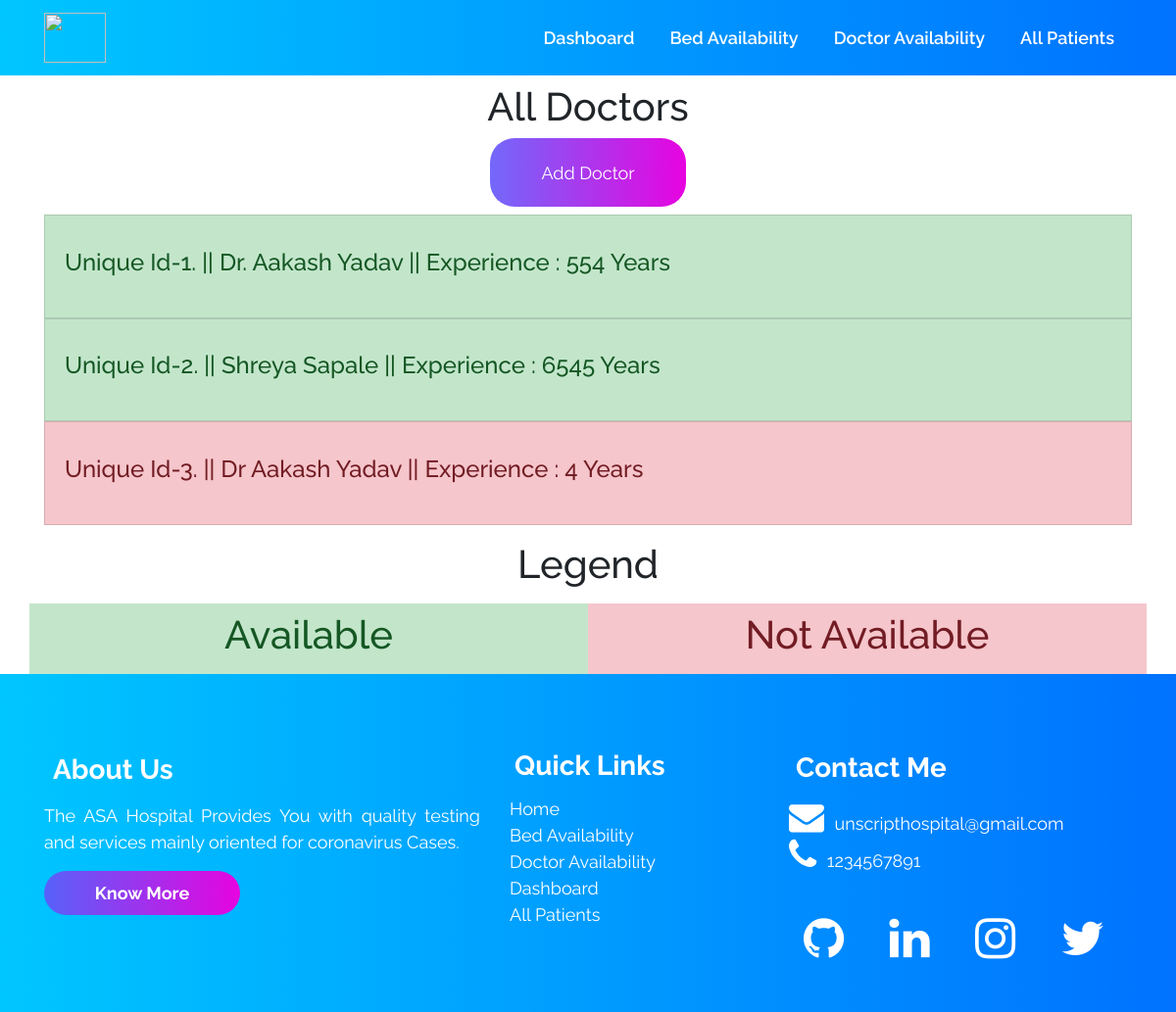
/doctoravailability/, run on an earlier commit of the app's database.
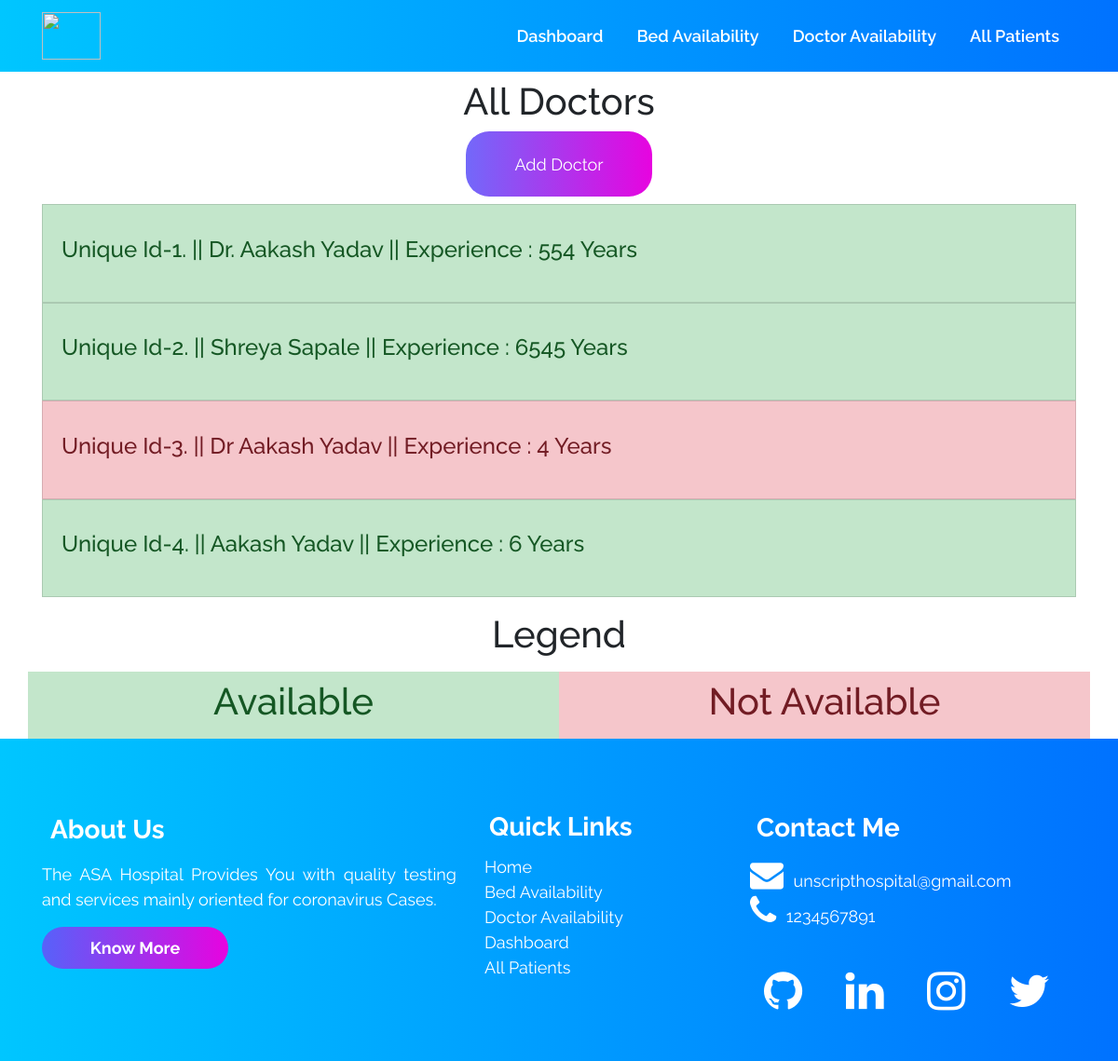
And on a later commit of the database.
### accounts/models.py (models this page shows, shortened)
class Doctor (models.Model):
    doctor_id = models.AutoField(primary_key=True)
    name = models.CharField(max_length=500, default="")
    phone = models.CharField(default="", max_length=500)
    experience_in_years = models.IntegerField(default=0)
    occupied = models.BooleanField(default=False)

### accounts/views.py (the view)
# urls.py: path("doctoravailability/", views.doctoravailability,
def doctoravailability(request):
    all_doctor_objects = Doctor.objects.all()
    context = {'all_doctors': all_doctor_objects}
    return render(request, 'doctoravailability.html', context)

### templates/doctoravailability.html (shortened to what this page needs)
{% extends 'innerbase.html' %}
{% load static %}
{% block cssLinks %}
<link rel="stylesheet" href="{% static 'css/doctoravailability.css' %}">
{% endblock %}
{% block body %}
<div class="container">
    <h1 class="text-center heading my-2">All Doctors</h1>
    <div class="container text-center my-2">
        <a href="/adddoctor">
            <button class="commonbuttons text-center">Add Doctor</button>
        </a>
    </div>
    <ul class="list-group">
        {% for doctor in all_doctors %}
        <a href="/doctors/{{doctor.doctor_id}}" style="text-decoration: none;">
            <li class="list-group-item list-group-item-action
        {% if doctor.occupied %} list-group-item-danger {% else %} list-group-item-success {% endif %}
        ">
                <h4> Unique Id-{{doctor.pk}}. || {{doctor.name}} || Experience : {{doctor.experience_in_years}} Years
                </h4>
            </li>
        </a>
        {% empty %}
        <li class="list-group-item list-group-item-action">NO ITEMS ACCORDING TO YOUR SEARCH</li>
        {% endfor %}
    </ul>
</div>
<div class="container">
    <h1 class="text-center my-3">Legend</h1>
    <div class="row">
        <div class="col list-group-item-success p-2">
            <h1 class="text-center">Available</h1>
        </div>
        <div class="col list-group-item-danger p-2">
            <h1 class="text-center">Not Available</h1>
        </div>
    </div>
</div>
{% endblock %}

What changed in the data, as far as the page shows it:
added Doctor: pk "4", name "Aakash Yadav", experience_in_years "6"
